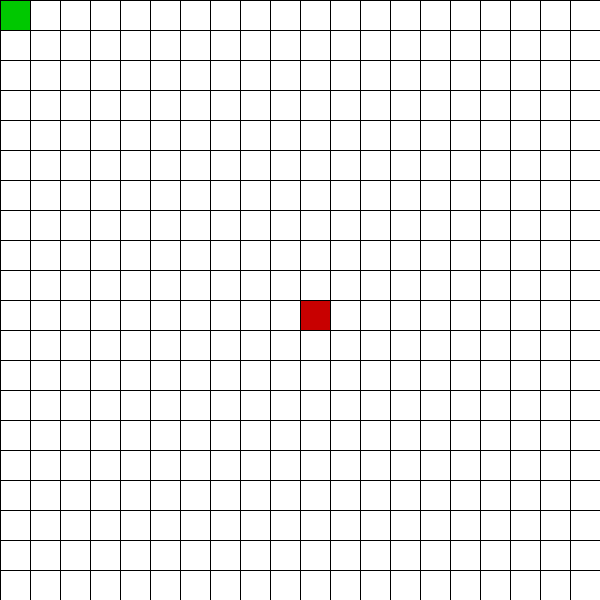
Frame 1 (no input)
Frame 60 (the mouse pressed at the canvas centre just before this capture): identical to frame 1, image omitted
Frame 120 (the mouse held since frame 60 and released just before this capture): identical to frame 1, image omitted

The Processing sketch that drew this single still picture (run headless with seeded random() and noise(); from frame 60 on, the mouse is pressed at the canvas centre):

// Processing sketch: processing_148191
// ── processing_148191.pde

ArrayList<Snake> segment = new ArrayList<Snake>();
int row = 30;
int col = 30;
int w, x, y = 30, z = 30;
Snake snake;
int a = 30;
int dir = 5; 

void setup() {
  size(600, 600);
  smooth();
  frameRate(10);
  //snake = new Snake(-30, 30);
}

void draw() {
  drawGrid();
  //snake a = new snake();
  drawRat();
  drawSnake();
  smooth();
  //snake.move();
  if (keyCode == UP) {
    rect(w, x -= a, y, z);
    dir = 8;
    if (w >= 600 || x < 0) {
        gameOver();
    }
    //println(dir);
  } 
  else if (keyCode == DOWN) {
    rect(w, x += a, y, z);
    dir = 2;
    if (w >= 600 || x >= 600) {
        gameOver();
    }
    //println(dir);
  } 
  else if (keyCode == LEFT) { 
    rect(w -= a, x, y, z);
    dir = 4;
    if (w < 0 || x >=600) {
        gameOver();
    }
    //println(dir);
  } 
  else if ( keyCode == RIGHT) {
    rect(w += a, x, y, z);
    dir = 6;
    if (w >= 600 || x >= 600) {
        gameOver();
    }
    //println(dir);
  }
  erase();
  
}

void erase() {
  if(dir == 6) {
    fill(255);
    rect(w -= a, x, y, z);
    fill(0, 200, 0);
    rect(w += a, x, y, z);
  } else if(dir == 4) {
    fill(255);
    rect(w += a, x, y, z);
    fill(0,200,0);
    rect(w-=a, x, y, z);
  } else if(dir == 8) {
    fill(255);
    rect(w, x+=a , y, z);
    fill(0,200,0);
    rect(w, x-=a , y, z);
  } else if(dir == 2) {
    fill(255);
    rect(w, x-= a , y, z);
    fill(0,200,0);
    rect(w, x+=a, y, z);
  }
}

void drawGrid() {
  background(255);
  for (int i = 0 ; i < row; i++) {
    line(0, i * row, width, i * row);
  }
  for (int i  = 0; i < col; i++) {
    line(i * col, 0, i * col, height);
  }
}

void drawSnake() {
  fill(0, 200, 0);
  rect(w, x, y, z);
}

void drawRat() {
  fill(200,0,0);
  int a = 300;
  int b = 300;
  rect( 300, 300, y, z);
  if(a == 300 && b == 300 && dir == 2) {
    fill(255);
    rect(300,300,y,z);
  }
   
}

/*void keyPressed() {
  if (key == CODED) {
    if (keyCode == UP) { 
      rect(w, x -= 30, y, z);
      /*if (w >= 600 || x < 0) {
        gameOver();
      }
    } 
    else if (keyCode == DOWN ) {
      rect(w, x += 30, y, z);
      /*if (w >= 600 || x >= 600) {
        gameOver();
      }
    }
    else if (keyCode == LEFT) {
      rect(w -= 30, x, y, z);
      /*if (w < 0 || x >=600) {
        gameOver();
      }
    } 
    else if (keyCode == RIGHT) {
      rect(w += 30, x, y, z);
      /*if (w >= 600 || x >= 600) {
        gameOver();
      }
    }
  }
}*/

void gameOver() {
  frameRate(0.4);
  textSize(100);
  fill(0);
  textAlign(CENTER);
  text("GAME OVER", 300, 300);
}

class Snake {
  int w; 
  int x; 
  public Snake(int a , int b) {
    w = a;
    x = b;
  }

  void Loc() {
    rect(w, x, y, z);
  }
}
